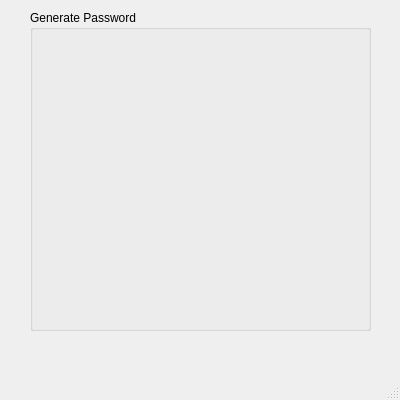
<?xml version="1.0" encoding="UTF-8"?>
<ui version="4.0">
    <class>InstrGeneratePassword</class>
    <widget class="QMainWindow" name="InstrGeneratePassword">
        <property name="geometry">
            <rect>
                <x>0</x>
                <y>0</y>
                <width>400</width>
                <height>400</height>
            </rect>
        </property>
        <property name="windowTitle">
            <string>MainWindow</string>
        </property>
        <widget class="QWidget" name="centralwidget">
            <widget class="QGroupBox" name="groupBox">
                <property name="geometry">
                    <rect>
                        <x>30</x>
                        <y>10</y>
                        <width>341</width>
                        <height>321</height>
                    </rect>
                </property>
                <property name="title">
                    <string>Generate Password</string>
                </property>
            </widget>
        </widget>
        <widget class="QMenuBar" name="menubar">
            <property name="geometry">
                <rect>
                    <x>0</x>
                    <y>0</y>
                    <width>400</width>
                    <height>22</height>
                </rect>
            </property>
        </widget>
        <widget class="QStatusBar" name="statusbar"/>
    </widget>
    <resources/>
    <connections/>
</ui>
